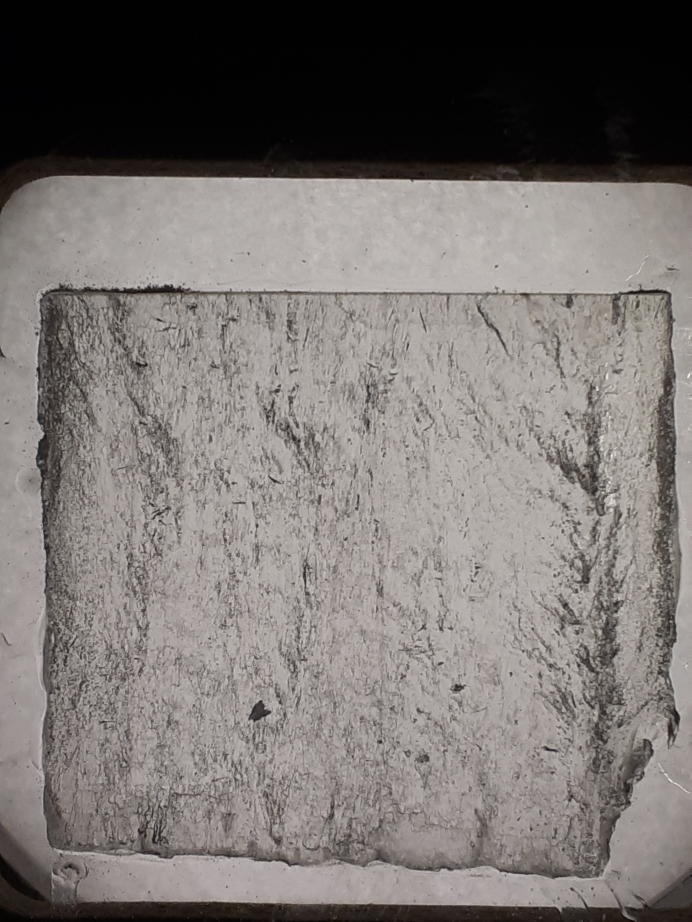
#> input picture data/img01.jpg, 3456 x 4608 px (shown at 1/5 size)
$ python firstScript.py
#> lines starting #> are read from the running program, lines starting #| are printed output that depends on the picture
# -*- coding: utf-8 -*-
"""
Created on Tue Feb 22 08:39:30 2022

@author: VIKTIS THE CHAMP
"""
## GITHUB TEST
## Hej med jer
import numpy as np
import skimage.io
import matplotlib.pyplot as plt

#plt.close('all')
print("Dette er en test")

x = 1300
y = 3000
margin = 1000
threshhold = 0.5

image = skimage.io.imread(fname="data/img01.jpg")
#> image is the input picture: shape (4608, 3456, 3); mean R, G, B 122, 116.6, 113.8
clip = skimage.color.rgb2gray(image[y-margin:y+margin, x-margin:x+margin])
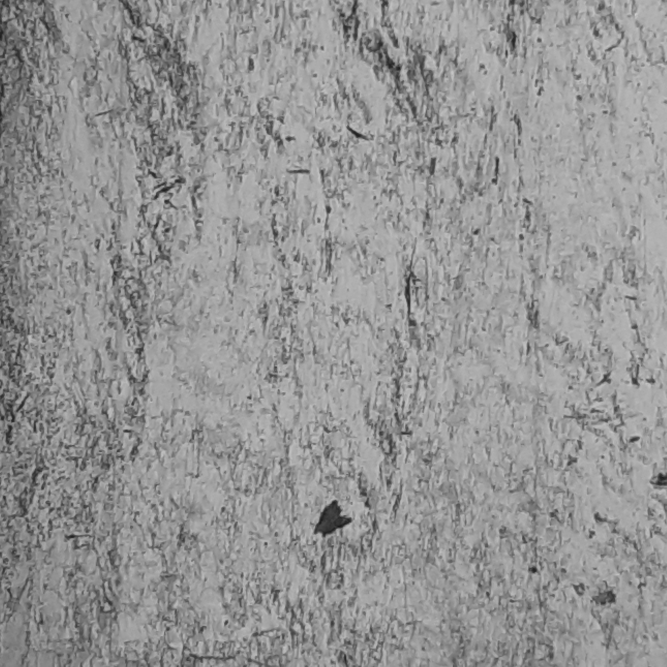
#> clip: shape (2000, 2000) float64 (shown at 1/3 size); min 0.102, max 0.822, mean 0.587

clip[clip > threshhold] = 1
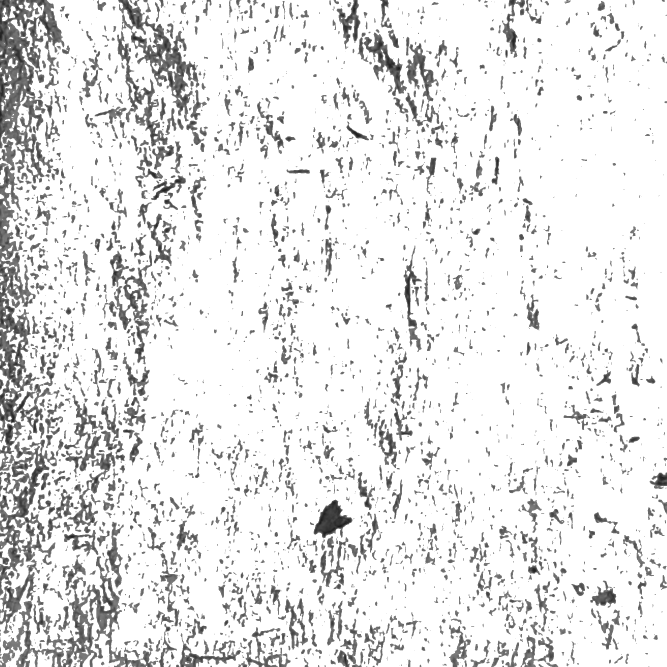
#> clip: shape (2000, 2000) float64 (shown at 1/3 size); min 0.102, max 1, mean 0.903
N = 2*margin

plt.figure(1)
skimage.io.imshow(clip)
plt.show()
clip[clip > threshhold] = 0
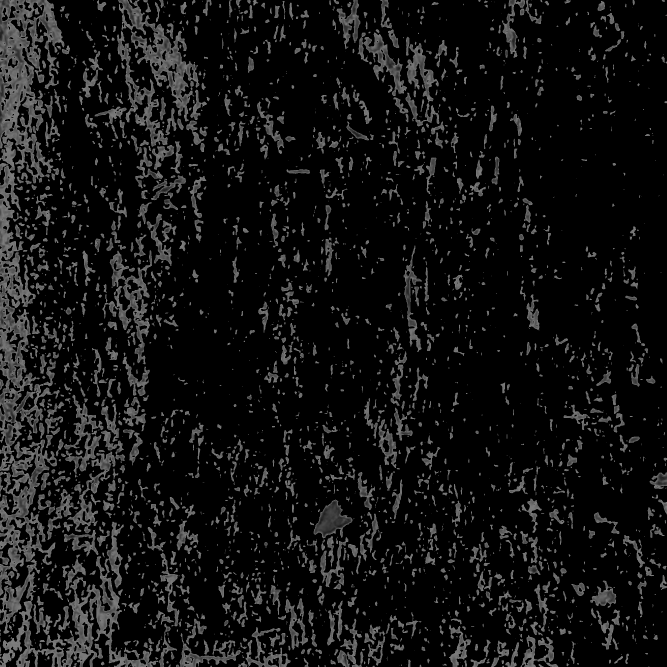
#> clip: shape (2000, 2000) float64 (shown at 1/3 size); min 0, max 0.5, mean 0.0706


horizontal = np.sum(clip,axis=0) / N
#> horizontal = 2000 values, max 0.303 at index 15, min 0.00496 at index 628, mean 0.0706
vertical = np.sum(clip,axis=1) / N
#> vertical = 2000 values, max 0.15 at index 1973, min 0.0347 at index 1193, mean 0.0706

X = np.arange(N) / N
plt.figure(2)
plt.plot(X,horizontal)


X = np.arange(N) / N
plt.figure(3)
plt.plot(X,vertical)


# dette er en ny linje
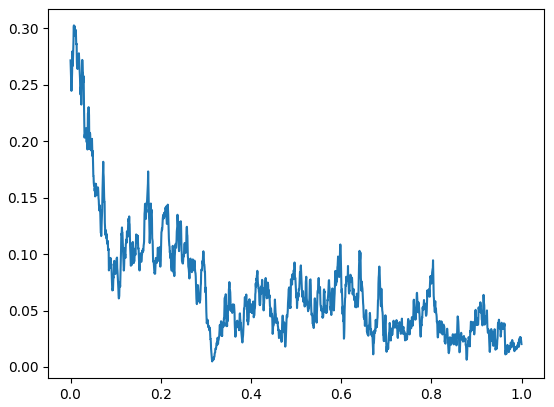
#> figure drawn by matplotlib, 1 panel; curve peaks at x = 0.0075, y = 0.303
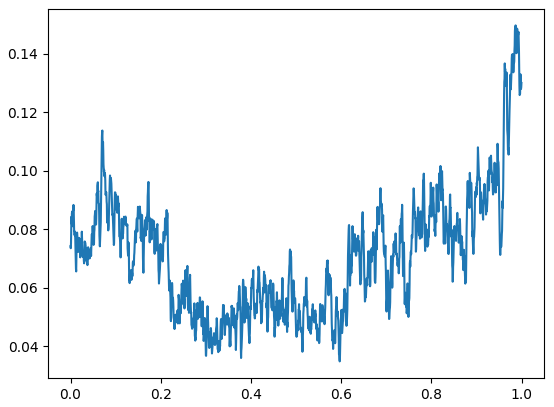
#> figure drawn by matplotlib, 1 panel; curve peaks at x = 0.987, y = 0.15
